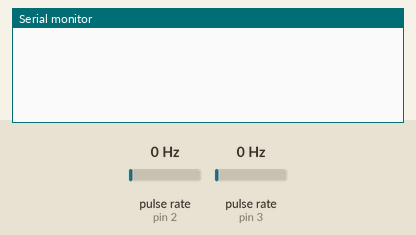
Recording of a sketch running on a simulated Arduino Uno, built with avr-gcc and run on an emulated ATmega328P. Parts: the last lines printed to the serial monitor. Wiring (inferred from the names in the program): 2 × pulse sensor: data pin 2 / data pin 3. The inputs (shaded band) are chosen by the test bench; at power-on: pulse rate (sensors on pin 2, pin 3) 0 Hz.

Above: at 1.2 s.
1.3 s: pulse rate (sensor on pin 2) set to 4 Hz
At 2.11 s:
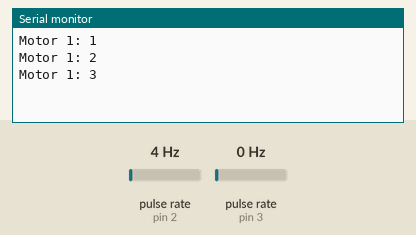
3.1 s: pulse rate (sensor on pin 3) set to 100 Hz
At 4.0 s:
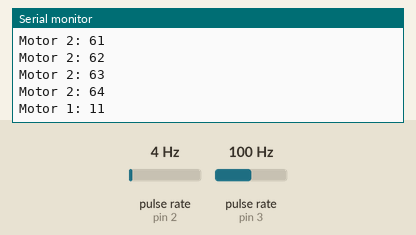
6.1 s: pulse rate (sensor on pin 2) set to 50 Hz
At 6.7 s:
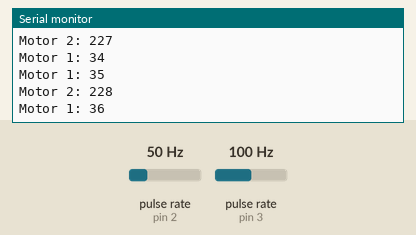
9.1 s: pulse rate (sensor on pin 3) set to 4 Hz
At 10.1 s:
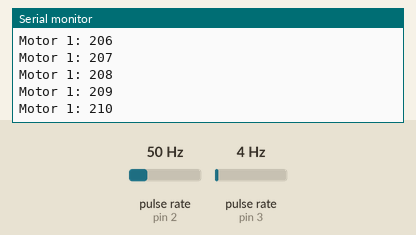
10.6 s: pulse rate (sensor on pin 2) set to 100 Hz
At 11.7 s:
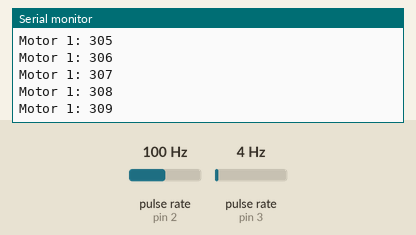
Timing chart, 0 to 13.6 s (numbered marks = the images above; inputs shaded):
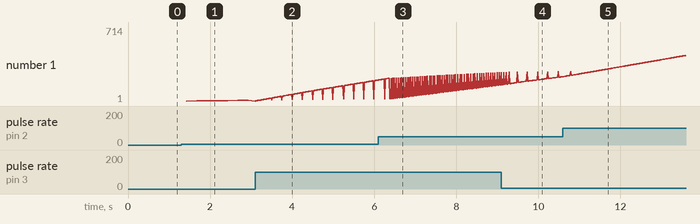

The sketch:

revolution_counter.ino
```cpp
volatile int count1 = 0;
volatile int count2 = 0;


const int encoderPin1 = 2;  // rev counter pin motor 1
const int encoderPin2 = 3;  // rev counter pin motor 2


void setup() {

  attachInterrupt(digitalPinToInterrupt(encoderPin1), countEncoder1, RISING);
  attachInterrupt(digitalPinToInterrupt(encoderPin2), countEncoder2, RISING);

  Serial.begin(9600);
}

void loop() {
}


//Attention, Serial.print is slow ---> moving the motor too fast will not count all the revolution.
// --> dont't use Serial is you want to do a lot of rpm.

void countEncoder1() {
  count1++;
  Serial.print("Motor 1: ");
  Serial.println(count1);
}


void countEncoder2() {
  count2++;
  Serial.print("Motor 2: ");
  Serial.println(count2);
}
```

Measured:
- after the input at 1.3 s, the serial monitor: prints a new line after 0.13 s (image 1)
- after the input at 3.1 s, the serial monitor: prints a new line at once (image 2)
- plotted number 1: 7 → 203 after the input at 3.1 s
